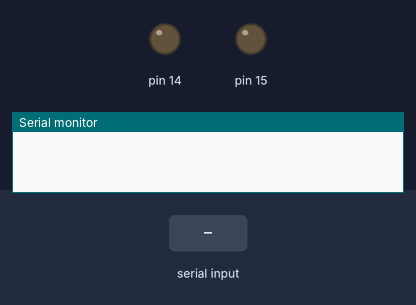
Recording of a sketch running on a simulated Arduino Uno, built with avr-gcc and run on an emulated ATmega328P. Shown: output pins drawn as LEDs (lit = HIGH), the last lines printed to the serial monitor. Inputs (shaded band) come from the test bench.

Above: at 1.2 s.
1.3 s: "1" received over Serial
At 2.1 s:
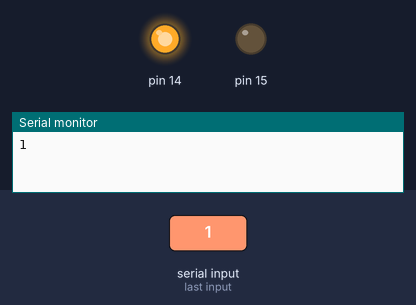
2.8 s: "0" received over Serial
At 3.2 s:
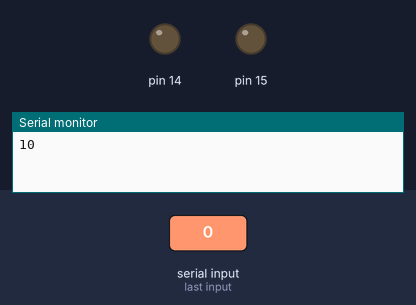
Timing chart, 0 to 5.8 s (numbered marks = the images above; inputs shaded):
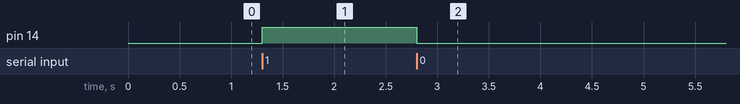

The sketch:

blue.ino
```cpp
int p = 14;
int n = 15;

void setup() {
  // put your setup code here, to run once:
  pinMode(14,OUTPUT);
    pinMode(15,OUTPUT);
  digitalWrite(14, 0);
  digitalWrite(15, 0);
  Serial.begin(9600);
}

void loop() {
  // put your main code here, to run repeatedly:
  if (Serial.available()) {
    char a = Serial.read();
    Serial.print(a);
    if (a == '1')
      digitalWrite(14, 1);
    else if (a == '0')
      digitalWrite(14, 0);
  }

}
```

Measured:
- after the input at 1.3 s, pin 14: LOW → HIGH at once
- after the input at 2.8 s, pin 14: HIGH → LOW at once
